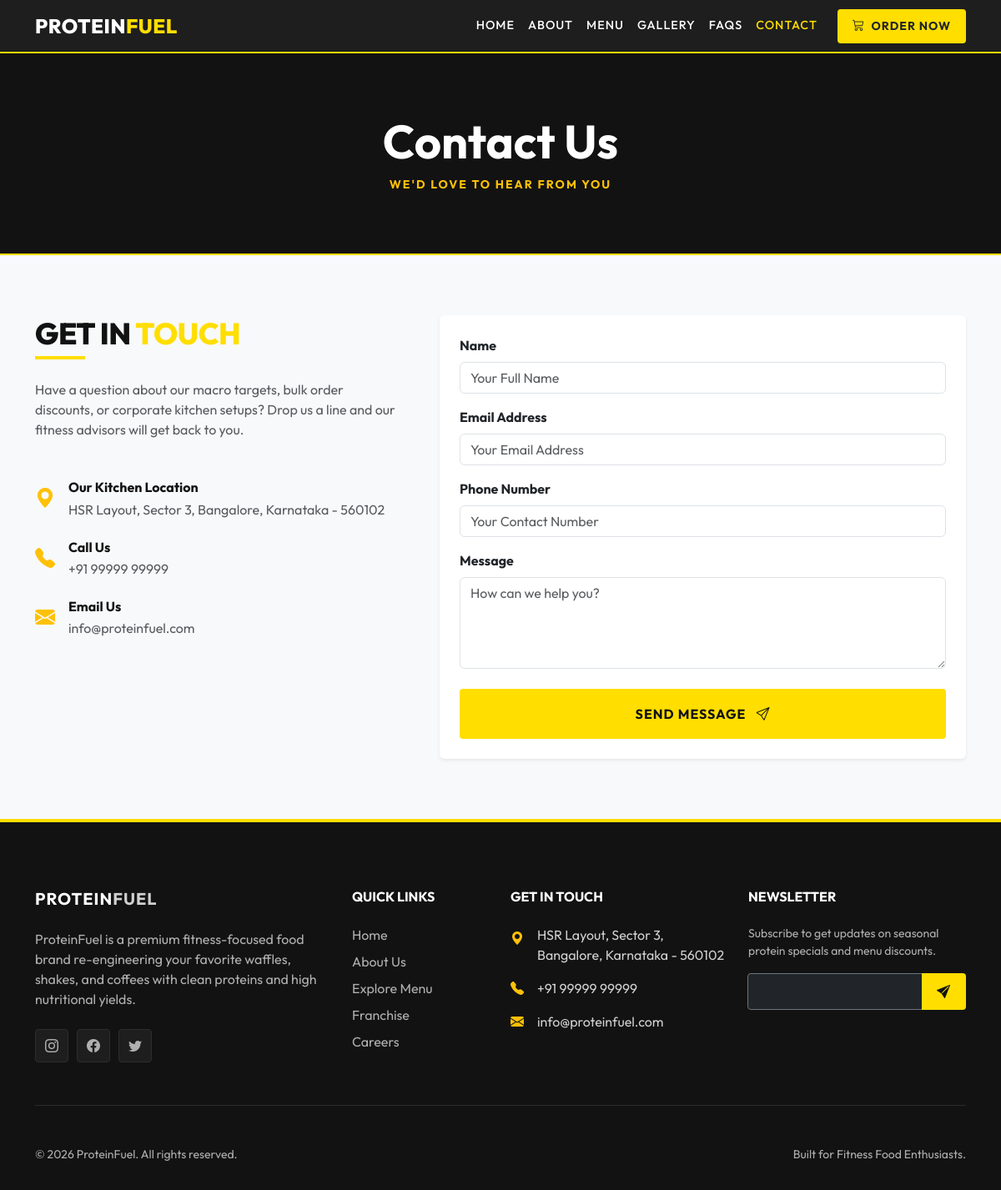
Page /contact/ on the committed database.
### apps/core/models.py (models this page shows, shortened)
class SingletonModel(models.Model):
    class Meta:
        abstract = True
    @classmethod
    def load(cls):
        obj, created = cls.objects.get_or_create(pk=1)
        return obj

class TimeStampedModel(models.Model):
    created_at = models.DateTimeField(auto_now_add=True)
    updated_at = models.DateTimeField(auto_now=True)
    class Meta:
        abstract = True

class SiteSettings(SingletonModel, TimeStampedModel):
    site_name = models.CharField(max_length=100, default="ProteinFuel")
    logo = models.ImageField(upload_to="settings/", null=True, blank=True)
    logo_dark = models.ImageField(upload_to="settings/", null=True, blank=True)
    contact_email = models.EmailField(default="info@proteinfuel.com")
    contact_phone = models.CharField(max_length=20, default="+91 99999 99999")
    contact_address = models.TextField(default="Bangalore, India")
    footer_about = models.TextField(blank=True, default="ProteinFuel sells high protein waffles, shakes, coffees, and snacks to keep you active and fueled.")
    copyright_text = models.CharField(max_length=200, default="© 2026 ProteinFuel. All rights reserved.")
    google_analytics_id = models.CharField(max_length=50, blank=True, null=True, help_text="e.g., G-XXXXXXX")
    meta_title = models.CharField(max_length=100, blank=True, null=True)
    meta_description = models.TextField(blank=True, null=True)
    robots_txt = models.TextField(blank=True, null=True, default="User-agent: *\nAllow: /")
    sitemap_xml = models.TextField(blank=True, null=True)
    class Meta:
        verbose_name = "Site Settings"
        verbose_name_plural = "Site Settings"

class SocialLink(TimeStampedModel):
    platform_name = models.CharField(max_length=50, help_text="e.g. Instagram, Facebook, Twitter")
    url = models.URLField()
    icon_name = models.CharField(max_length=50, help_text="Bootstrap icon class name, e.g. 'instagram'")
    is_active = models.BooleanField(default=True)
    display_order = models.PositiveIntegerField(default=0)
    class Meta:
        ordering = ['display_order', 'id']

### apps/core/views.py (the view, shortened to what this page needs)
# urls.py: path('contact/', ContactCreateView.as_view(), name='contact'),
class ContactCreateView(CreateView):
    model = ContactInquiry
    form_class = ContactForm
    template_name = 'core/contact.html'
    success_url = '/contact/'

### apps/core/forms.py
class ContactForm(forms.ModelForm):
    class Meta:
        model = ContactInquiry
        fields = ['name', 'email', 'phone', 'message']
        widgets = {
            'name': forms.TextInput(attrs={'class': 'form-control', 'placeholder': 'Your Full Name'}),
            'email': forms.EmailInput(attrs={'class': 'form-control', 'placeholder': 'Your Email Address'}),
            'phone': forms.TextInput(attrs={'class': 'form-control', 'placeholder': 'Your Contact Number'}),
            'message': forms.Textarea(attrs={'class': 'form-control', 'placeholder': 'How can we help you?', 'rows': 4}),
        }

### apps/core/context_processors.py (called while the page is built)
def global_site_settings(request):
    settings = SiteSettings.load()
    social_links = SocialLink.objects.filter(is_active=True)
    header_categories = Category.objects.filter(is_active=True)[:6]
    return {
        'site_settings': settings,
        'social_links': social_links,
        'header_categories': header_categories,
    }

### templates/core/contact.html (shortened to what this page needs)
{% extends 'base.html' %}
{% block content %}
    <section class="section-dark py-5 bg-dark text-center" style="border-bottom: 2px solid var(--primary-yellow);">
        <div class="container py-4">
            <h1 class="display-4 fw-bold text-white mb-2">Contact Us</h1>
            <p class="text-warning mb-0 text-uppercase fw-bold small" style="letter-spacing: 2px;">We'd Love to Hear From You</p>
        </div>
    </section>
    <section class="py-5">
        <div class="container py-4">
            <div class="row g-5">
                <div class="col-lg-5">
                    <h2 class="section-title mb-4">Get in <span>Touch</span></h2>
                    <p class="text-muted mb-5">Have a question about our macro targets, bulk order discounts, or corporate kitchen setups? Drop us a line and our fitness advisors will get back to you.</p>
                    <div class="mb-4 d-flex align-items-start">
                        <i class="bi bi-geo-alt-fill text-warning me-3 mt-1" style="font-size: 1.5rem;"></i>
                        <div>
                            <h6 class="fw-bold mb-1">Our Kitchen Location</h6>
                            <p class="text-muted mb-0">{{ site_settings.contact_address }}</p>
                        </div>
                    </div>
                    <div class="mb-4 d-flex align-items-start">
                        <i class="bi bi-telephone-fill text-warning me-3 mt-1" style="font-size: 1.5rem;"></i>
                        <div>
                            <h6 class="fw-bold mb-1">Call Us</h6>
                            <p class="text-muted mb-0">{{ site_settings.contact_phone }}</p>
                        </div>
                    </div>
                    <div class="mb-4 d-flex align-items-start">
                        <i class="bi bi-envelope-fill text-warning me-3 mt-1" style="font-size: 1.5rem;"></i>
                        <div>
                            <h6 class="fw-bold mb-1">Email Us</h6>
                            <p class="text-muted mb-0">{{ site_settings.contact_email }}</p>
                        </div>
                    </div>
                </div>
                <div class="col-lg-7">
                    <div class="card p-4 shadow-sm border-0">
                        <form method="post" novalidate>
                            <div class="mb-3">
                                <label for="{{ form.name.id_for_label }}" class="form-label fw-bold">Name</label>
                                {{ form.name }}
                            </div>
                            <div class="mb-3">
                                <label for="{{ form.email.id_for_label }}" class="form-label fw-bold">Email Address</label>
                                {{ form.email }}
                            </div>
                            <div class="mb-3">
                                <label for="{{ form.phone.id_for_label }}" class="form-label fw-bold">Phone Number</label>
                                {{ form.phone }}
                            </div>
                            <div class="mb-3">
                                <label for="{{ form.message.id_for_label }}" class="form-label fw-bold">Message</label>
                                {{ form.message }}
                            </div>
                            <button type="submit" class="btn btn-yellow w-100 py-3 mt-2">
                                Send Message <i class="bi bi-send ms-2"></i>
                            </button>
                        </form>
                    </div>
                </div>
            </div>
        </div>
    </section>
{% endblock %}

### templates/base.html (shortened to what this page needs)
{% load static %}
<!DOCTYPE html>
<html lang="en">
<head>
    <link href="https://cdn.jsdelivr.net/npm/bootstrap@5.3.0/dist/css/bootstrap.min.css" rel="stylesheet">
    <link rel="stylesheet" href="https://cdn.jsdelivr.net/npm/bootstrap-icons@1.10.5/font/bootstrap-icons.css">
    <link rel="stylesheet" href="{% static 'css/style.css' %}">
</head>
<body>
    <nav class="navbar navbar-expand-lg navbar-dark navbar-custom sticky-top">
        <div class="container">
            <a class="navbar-brand" href="{% url 'core:home' %}">
                {% if site_settings.logo %}
                    <img src="{{ site_settings.logo.url }}" alt="{{ site_settings.site_name }}" height="40">
                {% else %}
                    PROTEIN<span>FUEL</span>
                {% endif %}
            </a>
            <div class="collapse navbar-collapse" id="navbarNav">
                <ul class="navbar-nav ms-auto align-items-lg-center">
                    <li class="nav-item">
                        <a class="nav-link {% if request.resolver_match.url_name == 'home' %}active{% endif %}" href="{% url 'core:home' %}">Home</a>
                    </li>
                    <li class="nav-item">
                        <a class="nav-link {% if request.resolver_match.url_name == 'about' %}active{% endif %}" href="{% url 'core:about' %}">About</a>
                    </li>
                    <li class="nav-item">
                        <a class="nav-link {% if request.resolver_match.app_name == 'catalog' %}active{% endif %}" href="{% url 'catalog:product_list' %}">Menu</a>
                    </li>
                    <li class="nav-item">
                        <a class="nav-link {% if request.resolver_match.url_name == 'gallery' %}active{% endif %}" href="{% url 'core:gallery' %}">Gallery</a>
                    </li>
                    <li class="nav-item">
                        <a class="nav-link {% if request.resolver_match.url_name == 'faq' %}active{% endif %}" href="{% url 'core:faq' %}">FAQs</a>
                    </li>
                    <li class="nav-item">
                        <a class="nav-link {% if request.resolver_match.url_name == 'contact' %}active{% endif %}" href="{% url 'core:contact' %}">Contact</a>
                    </li>
                    <li class="nav-item ms-lg-3 mt-2 mt-lg-0">
                        <a class="btn btn-yellow btn-sm py-2 px-3 text-dark font-weight-bold" href="{% url 'catalog:product_list' %}">
                            <i class="bi bi-cart3 me-1"></i> Order Now
                        </a>
                    </li>
                </ul>
            </div>
        </div>
    </nav>
    <main>
        {% block content %}{% endblock %}
    </main>
    <footer class="footer-custom">
        <div class="container">
            <div class="row g-4">
                <div class="col-lg-4 col-md-6">
                    <h5 class="text-uppercase fw-bold mb-4" style="letter-spacing: 1px;">
                        PROTEIN<span style="color: var(--primary-yellow);">FUEL</span>
                    </h5>
                    <p class="text-muted mb-4">
                        {{ site_settings.footer_about }}
                    </p>
                    <div class="d-flex">
                        {% for link in social_links %}
                        <a href="{{ link.url }}" class="footer-social-icon" target="_blank" title="{{ link.platform_name }}">
                            <i class="bi bi-{{ link.icon_name }}"></i>
                        </a>
                        {% endfor %}
                    </div>
                </div>
                <div class="col-lg-2 col-md-6 ms-lg-auto">
                    <h6 class="text-uppercase fw-bold mb-4">Quick Links</h6>
                    <ul class="list-unstyled">
                        <li class="mb-2"><a href="{% url 'core:home' %}">Home</a></li>
                        <li class="mb-2"><a href="{% url 'core:about' %}">About Us</a></li>
                        <li class="mb-2"><a href="{% url 'catalog:product_list' %}">Explore Menu</a></li>
                        <li class="mb-2"><a href="{% url 'core:franchise' %}">Franchise</a></li>
                        <li class="mb-2"><a href="{% url 'core:careers' %}">Careers</a></li>
                    </ul>
                </div>
                <div class="col-lg-3 col-md-6">
                    <h6 class="text-uppercase fw-bold mb-4">Get In Touch</h6>
                    <ul class="list-unstyled text-muted">
                        <li class="mb-3 d-flex align-items-start">
                            <i class="bi bi-geo-alt-fill text-warning me-3 mt-1"></i>
                            <span>{{ site_settings.contact_address }}</span>
                        </li>
                        <li class="mb-3 d-flex align-items-center">
                            <i class="bi bi-telephone-fill text-warning me-3"></i>
                            <span>{{ site_settings.contact_phone }}</span>
                        </li>
                        <li class="mb-3 d-flex align-items-center">
                            <i class="bi bi-envelope-fill text-warning me-3"></i>
                            <span>{{ site_settings.contact_email }}</span>
                        </li>
                    </ul>
                </div>
                <div class="col-lg-3 col-md-6">
                    <h6 class="text-uppercase fw-bold mb-4">Newsletter</h6>
                    <p class="text-muted small mb-3">Subscribe to get updates on seasonal protein specials and menu discounts.</p>
                    <form id="newsletter-form" class="input-group">
                        <input type="email" name="email" class="form-control bg-dark border-secondary text-white" placeholder="Your Email" required style="border-radius: 4px 0 0 4px;">
                        <button type="submit" class="btn btn-yellow" style="border-radius: 0 4px 4px 0; padding: 0.5rem 1rem;">
                            <i class="bi bi-send-fill"></i>
                        </button>
                    </form>
                </div>
            </div>
            <hr class="my-5 border-secondary">
            <div class="row align-items-center">
                <div class="col-md-6 text-center text-md-start text-muted small">
                    {{ site_settings.copyright_text }}
                </div>
                <div class="col-md-6 text-center text-md-end text-muted small mt-2 mt-md-0">
                    Built for Fitness Food Enthusiasts.
                </div>
            </div>
        </div>
    </footer>
</body>
</html>

### static/css/style.css (style rules this page uses)
:root { --primary-yellow: #FFDE00; --primary-yellow-hover: #E5C700; --dark-bg: #121212; --dark-card: #1E1E1E; --dark-border: #2D2D2D; --text-muted: #A0A0A0; --light-bg: #F8F9FA; --light-card: #FFFFFF; --light-border: #E5E5E5; --font-outfit: 'Outfit', sans-serif; --transition-smooth: all 0.3s cubic-bezier(0.4, 0, 0.2, 1); }
body { font-family: var(--font-outfit); background-color: var(--light-bg); color: var(--dark-bg); overflow-x: hidden; }
.section-dark { background-color: var(--dark-bg) !important; color: #ffffff !important; }
.navbar-custom { background-color: rgba(18, 18, 18, 0.95) !important; backdrop-filter: blur(10px); border-bottom: 2px solid var(--primary-yellow); transition: var(--transition-smooth); }
.navbar-custom .nav-link { color: #ffffff !important; font-weight: 500; text-transform: uppercase; font-size: 0.9rem; letter-spacing: 1px; transition: var(--transition-smooth); padding: 0.5rem 1rem; }
.navbar-custom .nav-link:hover, .navbar-custom .nav-link.active { color: var(--primary-yellow) !important; }
.navbar-custom .navbar-brand { font-weight: 800; font-size: 1.5rem; color: #ffffff !important; letter-spacing: 0.5px; }
.navbar-custom .navbar-brand span { color: var(--primary-yellow); }
.btn-yellow { background-color: var(--primary-yellow); color: var(--dark-bg); font-weight: 700; text-transform: uppercase; letter-spacing: 1px; border: 2px solid var(--primary-yellow); border-radius: 4px; padding: 0.75rem 1.75rem; transition: var(--transition-smooth); }
.section-title { font-weight: 800; text-transform: uppercase; letter-spacing: -0.5px; font-size: 2.25rem; position: relative; padding-bottom: 10px; }
.section-title span { color: var(--primary-yellow); }
.section-title::after { content: ''; position: absolute; bottom: 0; left: 0; width: 60px; height: 4px; background-color: var(--primary-yellow); }
.footer-custom { background-color: var(--dark-bg); color: #ffffff !important; border-top: 4px solid var(--primary-yellow); padding: 5rem 0 2rem; }
.footer-custom h5, .footer-custom h6, .footer-custom strong { color: #ffffff !important; }
.footer-custom p, .footer-custom span, .footer-custom li { color: #d0d0d0 !important; }
.footer-custom .text-muted { color: #b0b0b0 !important; }
.footer-custom a { color: #b0b0b0 !important; text-decoration: none; transition: var(--transition-smooth); }
.footer-social-icon { display: inline-flex; align-items: center; justify-content: center; width: 40px; height: 40px; border-radius: 4px; background-color: var(--dark-card); color: #ffffff !important; border: 1px solid var(--dark-border); margin-right: 10px; transition: var(--transition-smooth); }

### rows in the picture
SiteSettings: contact_address "HSR Layout, Sector 3, Bangalore, Karnataka - 560102", contact_phone "+91 99999 99999", contact_email "info@proteinfuel.com", footer_about "ProteinFuel is a premium fitness-focused food brand re-engineering your favorite waffles, shakes, and coffees with clean proteins and high nutritional yields.", copyright_text "© 2026 ProteinFuel. All rights reserved."
